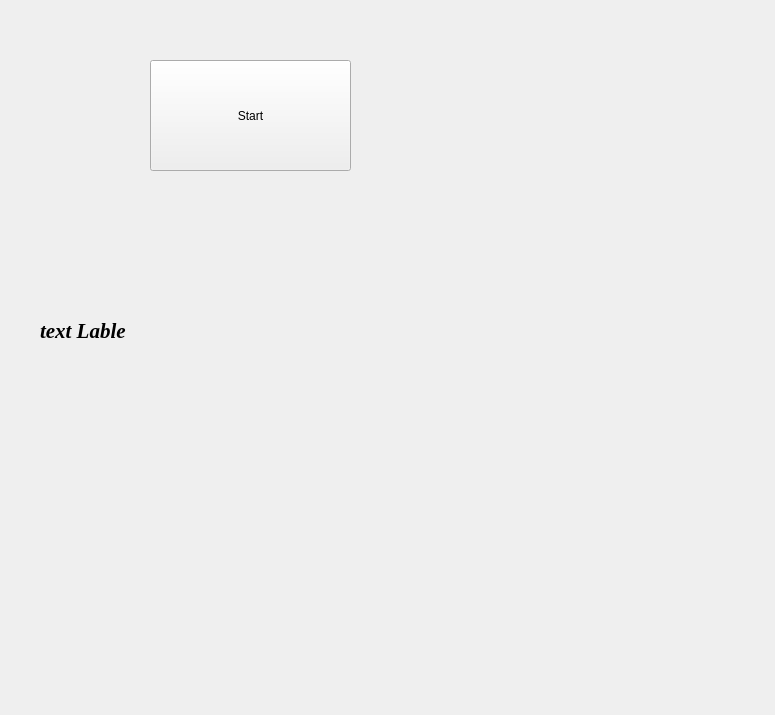
<?xml version="1.0" encoding="UTF-8"?>
<ui version="4.0">
 <class>Form</class>
 <widget class="QWidget" name="Form">
  <property name="geometry">
   <rect>
    <x>0</x>
    <y>0</y>
    <width>775</width>
    <height>715</height>
   </rect>
  </property>
  <property name="windowTitle">
   <string>Form</string>
  </property>
  <property name="styleSheet">
   <string notr="true">QPushButton{
background-color-&quot;red&quot;
}
QLable{
color - &quot;green&quot;
}</string>
  </property>
  <widget class="QPushButton" name="pushButton">
   <property name="geometry">
    <rect>
     <x>150</x>
     <y>60</y>
     <width>201</width>
     <height>111</height>
    </rect>
   </property>
   <property name="styleSheet">
    <string notr="true">QPushButton{
background-color : &quot;red&quot;
}

QLable{
color: &quot;green&quot;
}</string>
   </property>
   <property name="text">
    <string>Start</string>
   </property>
  </widget>
  <widget class="QLabel" name="label">
   <property name="geometry">
    <rect>
     <x>40</x>
     <y>300</y>
     <width>181</width>
     <height>61</height>
    </rect>
   </property>
   <property name="font">
    <font>
     <family>Times New Roman</family>
     <pointsize>16</pointsize>
     <weight>75</weight>
     <italic>true</italic>
     <bold>true</bold>
    </font>
   </property>
   <property name="styleSheet">
    <string notr="true">QLable{
color:&quot;green&quot;
}</string>
   </property>
   <property name="text">
    <string>text Lable</string>
   </property>
  </widget>
 </widget>
 <resources/>
 <connections/>
</ui>
